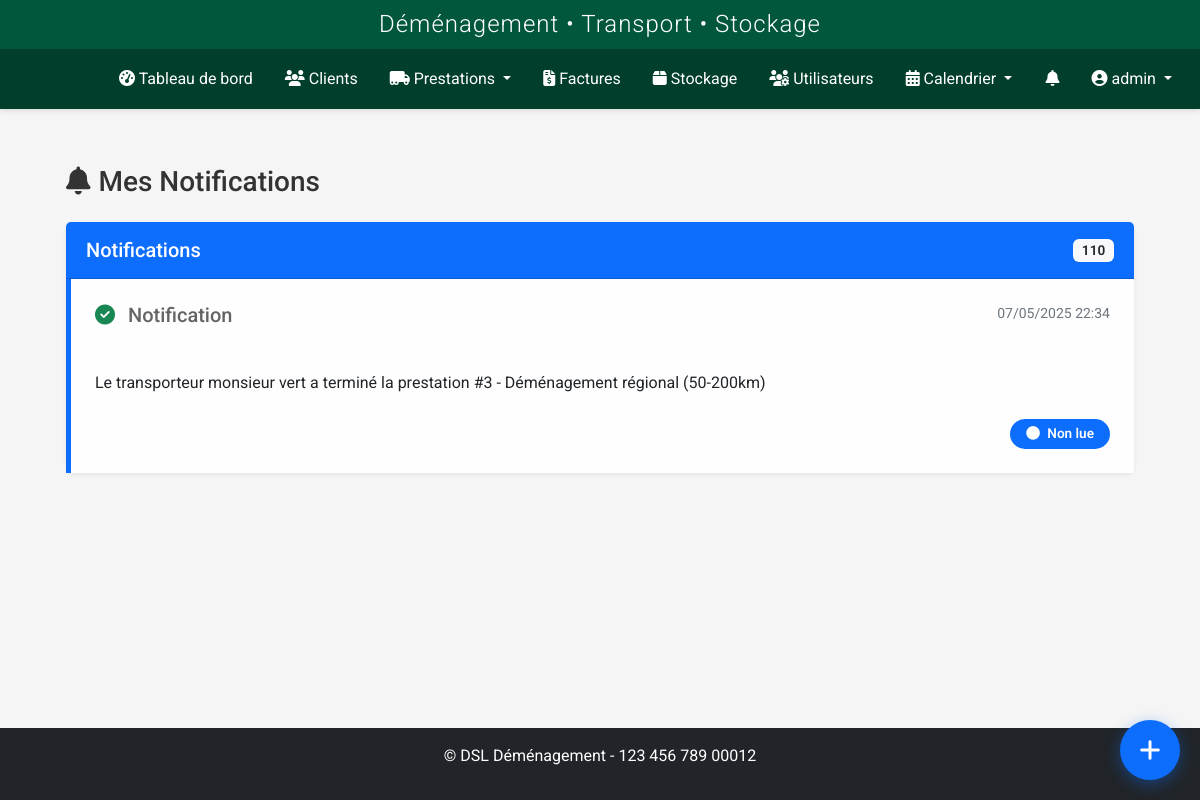
The app's page /transporteur/notifications (signed in) with its own data.
### models.py (models this page shows, shortened)
class User(UserMixin, db.Model):
    id = db.Column(db.Integer, primary_key=True)
    nom = db.Column(db.String(64), nullable=False)
    prenom = db.Column(db.String(64), nullable=False)
    username = db.Column(db.String(64), unique=True, nullable=False)
    email = db.Column(db.String(120), unique=True, nullable=True)
    password_hash = db.Column(db.String(256), nullable=False)
    role = db.Column(db.String(20), nullable=False, default='transporteur')
    statut = db.Column(db.String(20), nullable=False, default='actif')
    vehicule = db.Column(db.String(100), nullable=True)
    type_vehicule_id = db.Column(db.Integer, db.ForeignKey('type_vehicule.id'), nullable=True)
    permis_conduire = db.Column(db.String(50), nullable=True)
    notes = db.Column(db.Text, nullable=True)
    derniere_connexion = db.Column(db.DateTime, nullable=True)
    date_creation = db.Column(db.DateTime, nullable=False, default=datetime.utcnow)
    prestations = db.relationship('Prestation', secondary=prestation_transporteurs, back_populates='transporteurs')
    type_vehicule = db.relationship('TypeVehicule', backref='transporteurs')
    def is_admin(self):
        return self.role in ['admin', 'superadmin']
    def is_transporteur(self):
        return self.role == 'transporteur' or self.is_admin()

class Notification(db.Model):
    id = db.Column(db.Integer, primary_key=True)
    message = db.Column(db.Text, nullable=False)
    type = db.Column(db.String(50), nullable=False, default='info')  # info, success, warning, danger
    date_creation = db.Column(db.DateTime, nullable=False, default=datetime.utcnow)
    lu = db.Column(db.Boolean, default=False)
    statut = db.Column(db.String(50), nullable=False, default='non_lue')  # non_lue, lue, acceptee, refusee
    role_destinataire = db.Column(db.String(50), nullable=False)  # admin, commercial, transporteur
    user_id = db.Column(db.Integer, db.ForeignKey('user.id'), nullable=True)  # Si destiné à un utilisateur spécifique
    prestation_id = db.Column(db.Integer, db.ForeignKey('prestation.id'), nullable=True)
    stockage_id = db.Column(db.Integer, db.ForeignKey('stockage.id'), nullable=True)
    user = db.relationship('User', backref='notifications')
    prestation = db.relationship('Prestation', backref='notifications')
    stockage = db.relationship('Stockage', backref='notifications')

### routes/transporteur_prestations.py (the view)
@transporteur_prestations.route('/notifications')
@login_required
def notifications():
    if not (current_user.is_transporteur() or current_user.is_admin() or current_user.role in ['commercial', 'superadmin']):
        flash('Accès non autorisé.', 'danger')
        return redirect(url_for('dashboard.index'))
    try:
        if current_user.is_admin() or current_user.role == 'superadmin':
            notifications = Notification.query.order_by(Notification.date_creation.desc()).all()
        elif current_user.role == 'commercial':
            notifications = Notification.query.join(Prestation).filter(
                Prestation.commercial_id == current_user.id
            ).order_by(Notification.date_creation.desc()).all()
        else:
            notifications = Notification.query.filter_by(
                user_id=current_user.id,
                role_destinataire='transporteur'
            ).order_by(Notification.date_creation.desc()).all()
        for notif in notifications:
            if not notif.lu:
                notif.lu = True
                current_app.logger.info(f"Notification {notif.id} marquée comme lue pour {current_user.username}")
        db.session.commit()
        return render_template(
            'transporteur/notifications.html',
            title='Notifications',
            notifications=notifications
        )
    except Exception as e:
        current_app.logger.error(f"Erreur lors de l'affichage des notifications: {e}")
        db.session.rollback()
        flash("Une erreur s'est produite lors du chargement des notifications.", 'danger')
        return redirect(url_for('dashboard.index'))

### templates/transporteur/notifications.html (shortened to what this page needs)
{% extends 'base.html' %}
{% block content %}
<div class="container-fluid px-4 py-4">
    <h1 class="h3 mb-4"><i class="fas fa-bell me-2"></i>Mes Notifications</h1>
    <div class="card shadow-sm mb-4">
        <div class="card-header bg-primary text-white d-flex justify-content-between align-items-center">
            <h5 class="mb-0">Notifications</h5>
            <span class="badge bg-light text-dark">{{ notifications|length }}</span>
        </div>
        <div class="card-body p-0">
            {% if notifications %}
                <div class="list-group list-group-flush">
                    {% set unique_notifications = {} %}
                    {% for notification in notifications %}
                        {% if notification.prestation_id not in unique_notifications %}
                            {% set _ = unique_notifications.update({notification.prestation_id: notification}) %}
                        {% elif notification.date_creation > unique_notifications[notification.prestation_id].date_creation %}
                            {% set _ = unique_notifications.update({notification.prestation_id: notification}) %}
                        {% endif %}
                    {% endfor %}
                    {% for prestation_id, notification in unique_notifications.items() %}
                        <div class="list-group-item {% if notification.statut == 'non_lue' %}list-group-item-light border-start border-5 border-primary{% endif %} p-4">
                            <div class="d-flex w-100 justify-content-between align-items-start mb-3">
                                <h5 class="mb-1">
                                    {% if notification.type == 'info' %}
                                        <i class="fas fa-info-circle text-info me-2"></i>
                                    {% elif notification.type == 'success' %}
                                        <i class="fas fa-check-circle text-success me-2"></i>
                                    {% elif notification.type == 'warning' %}
                                        <i class="fas fa-exclamation-triangle text-warning me-2"></i>
                                    {% elif notification.type == 'danger' %}
                                        <i class="fas fa-times-circle text-danger me-2"></i>
                                    {% endif %}
                                    {% if notification.prestation_id %}
                                        Prestation #{{ notification.prestation_id }}
                                    {% else %}
                                        Notification
                                    {% endif %}
                                </h5>
                                <small class="text-muted">{{ notification.date_creation.strftime('%d/%m/%Y %H:%M') }}</small>
                            </div>
                            <div class="notification-message mb-4 text-dark">
                                {{ notification.message | safe }}
                            </div>
                            <div class="d-flex justify-content-between align-items-center">
                                <span class="badge {% if notification.statut == 'acceptee' %}bg-success{% elif notification.statut == 'refusee' %}bg-danger{% elif notification.statut == 'non_lue' %}bg-primary{% else %}bg-secondary{% endif %} rounded-pill px-3 py-2">
                                    {% if notification.statut == 'acceptee' %}
                                        <i class="fas fa-check me-1"></i> Acceptée
                                    {% elif notification.statut == 'refusee' %}
                                        <i class="fas fa-times me-1"></i> Refusée
                                    {% elif notification.statut == 'non_lue' %}
                                        <i class="fas fa-circle me-1"></i> Non lue
                                    {% else %}
                                        <i class="fas fa-check-circle me-1"></i> Lue
                                    {% endif %}
                                </span>
                            </div>
                        </div>
                    {% endfor %}
                </div>
            {% else %}
                <div class="text-center p-4">
                    <i class="fas fa-bell-slash fa-3x text-muted mb-3"></i>
                    <p class="text-muted">Aucune notification pour le moment.</p>
                </div>
            {% endif %}
        </div>
    </div>
</div>
{% endblock %}

### templates/base.html (shortened to what this page needs)
<!DOCTYPE html>
<html lang="fr">
<head>
    <link href="https://cdn.jsdelivr.net/npm/bootstrap@5.2.3/dist/css/bootstrap.min.css" rel="stylesheet">
    <link rel="stylesheet" href="https://cdnjs.cloudflare.com/ajax/libs/font-awesome/6.2.1/css/all.min.css">
    <link rel="stylesheet" href="https://cdnjs.cloudflare.com/ajax/libs/toastr.js/latest/toastr.min.css">
    <link href="https://cdn.jsdelivr.net/npm/fullcalendar@5.11.3/main.min.css" rel="stylesheet">
    <link href="https://cdn.jsdelivr.net/npm/summernote@0.8.18/dist/summernote-lite.min.css" rel="stylesheet">
    <link rel="stylesheet" href="{{ url_for('static', filename='css/style.css') }}">
    <link rel="stylesheet" href="{{ url_for('static', filename='css/notification-flash.css') }}">
    <link rel="stylesheet" href="{{ url_for('static', filename='css/notifications.css') }}">
    <link rel="stylesheet" href="{{ url_for('static', filename='css/prestations.css') }}">
    <link rel="stylesheet" href="{{ url_for('static', filename='css/custom-calendar.css') }}">
    <link rel="stylesheet" href="{{ url_for('static', filename='css/navbar-logos.css') }}">
    <link rel="stylesheet" href="{{ url_for('static', filename='css/whatsapp-buttons.css') }}">
    <link rel="stylesheet" href="{{ url_for('static', filename='css/quick-access-bubble.css') }}">
</head>
<body {% if current_user.is_authenticated %}data-user-role="{{ current_user.role }}" data-user-id="{{ current_user.id }}"{% endif %}>
    {% if current_user.is_authenticated %}
        <header>
            <div class="app-header">
                <h2>Déménagement • Transport • Stockage</h2>
            </div>
            <nav class="navbar navbar-dark navbar-expand-lg">
                <div class="container-fluid">
                    <a class="navbar-brand" href="{{ url_for('dashboard.index') }}">
                        <div class="logo-slideshow">
                        </div>
                    </a>
                    <div class="collapse navbar-collapse" id="navbarMain">
                        <ul class="navbar-nav me-auto mb-2 mb-lg-0">
                            <li class="nav-item">
                                <a class="nav-link {% if request.endpoint == 'dashboard.index' %}active{% endif %}" href="{{ url_for('dashboard.index') }}">
                                    <i class="fas fa-tachometer-alt"></i> Tableau de bord
                                </a>
                            </li>
                            <li class="nav-item">
                                <a class="nav-link {% if request.endpoint.startswith('client.') %}active{% endif %}" href="{{ url_for('client.index') }}">
                                    <i class="fas fa-users"></i> Clients
                                </a>
                            </li>
                            <li class="nav-item dropdown">
                                <a class="nav-link dropdown-toggle {% if request.endpoint.startswith('prestation.') %}active{% endif %}" href="#" id="prestationsDropdown" role="button" data-bs-toggle="dropdown" aria-expanded="false">
                                    <i class="fas fa-truck-moving"></i> Prestations
                                </a>
                            </li>
                            <li class="nav-item">
                                <a class="nav-link {% if request.endpoint.startswith('facture.') %}active{% endif %}" href="{{ url_for('facture.index') }}">
                                    <i class="fas fa-file-invoice-dollar"></i> Factures
                                </a>
                            </li>
                            <li class="nav-item">
                                <a class="nav-link {% if request.endpoint.startswith('stockage.') %}active{% endif %}" href="{{ url_for('stockage.index') }}">
                                    <i class="fas fa-box"></i> Stockage
                                </a>
                            </li>
                            {% if current_user.is_admin %}
                            <li class="nav-item">
                                <a class="nav-link {% if request.endpoint.startswith('user.') %}active{% endif %}" href="{{ url_for('user.index') }}">
                                    <i class="fas fa-users-cog"></i> Utilisateurs
                                </a>
                            </li>
                            {% endif %}
                            <li class="nav-item dropdown">
                                <a class="nav-link dropdown-toggle {% if request.endpoint.startswith('calendrier.') %}active{% endif %}" href="#" id="calendrierDropdown" role="button" data-bs-toggle="dropdown" aria-expanded="false">
                                    <i class="fas fa-calendar-alt"></i> Calendrier
                                </a>
                            </li>
                        </ul>
                        <ul class="navbar-nav">
                            {% if current_user.is_authenticated and (current_user.is_transporteur() or current_user.is_admin() or current_user.role in ['commercial', 'superadmin']) %}
                            <li class="nav-item">
                                <a href="{{ url_for('transporteur_prestations.notifications') }}" class="nav-link position-relative">
                                    <i class="fas fa-bell"></i>
                                </a>
                            </li>
                            {% endif %}
                            <li class="nav-item dropdown">
                                <a class="nav-link dropdown-toggle" href="#" id="userDropdown" role="button" data-bs-toggle="dropdown">
                                    <i class="fas fa-user-circle"></i> {{ current_user.username }}
                                </a>
                            </li>
                        </ul>
                    </div>
                </div>
            </nav>
        </header>
        <main class="main-content">
            <div class="container">
                {% block content %}{% endblock %}
            </div>
        </main>
        <footer class="mt-5 py-3 bg-dark text-white">
            <div class="container text-center">
                <p>&copy; {{ config.COMPANY_FULL_NAME }} - {{ config.COMPANY_SIRET }}</p>
            </div>
        </footer>
    {% else %}
        <main class="main-content">
            <div class="container">
                {% block auth_content %}{% endblock %}
            </div>
        </main>
    {% endif %}
</body>
</html>

### records on screen
User: username "admin"
Notification: type "success" (drawn), shows "Notification", date_creation "07/05/2025 22:34", message "Le transporteur monsieur vert a terminé la prestation #3 - Déménagement régional (50-200km)", statut "non_lue" (drawn)

### other values on screen
{{ notifications|length }} "110"
{{ config.COMPANY_FULL_NAME }} "DSL Déménagement"
{{ config.COMPANY_SIRET }} "123 456 789 00012"
